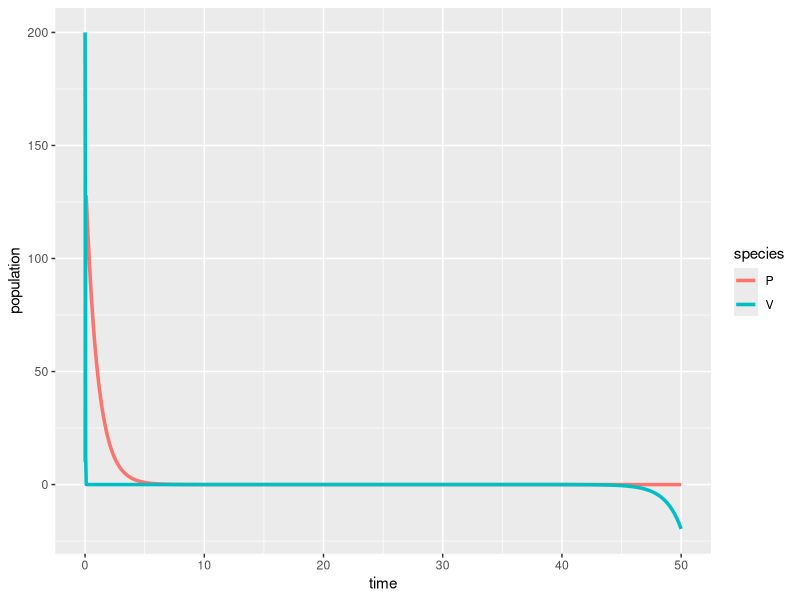

Recreate this plot in R.
## ---- chunk 1
#| message: false
#| warning: false
# load libraries ----
library(tidyverse)
library(deSolve)
library(kableExtra)
## ---- chunk 2
# Create a sequence of times (days) ----
time <- seq(from = 0, to = 50, by = 0.05)

# Set some parameter values (these can change - keep it in mind) ----
parameters <- c(r = .75, alpha = 0.8, beta = 0.5, q = 1)

# Set the initial condition (prey and predator populations at t = 0) ----
# Recall: V = prey, P = predator
init_cond <- c(V = 200, P = 10)

# Prepare the series of differential equations as a function ----
lv_equations <- function(time, init_cond, parameters) {
  with(as.list(c(init_cond, parameters)), {

    dVdt = r * V - alpha * V * P
    dPdt = beta * V * P - q * P

    return(list(c(dVdt, dPdt)))
  })
}

# Find the approximate the solution using `deSolve::ode()` ----
approx_lv <- ode(y = init_cond, times = time, func = lv_equations, parms = parameters)

# Check the class ----
class(approx_lv)

# We really want this to be a data frame, AND we want both prey (V) and predator (P) to be in the same column -- we'll learn why in EDS 221 (tidy data) ----
approx_lk_df <- data.frame(approx_lv) |> 
  pivot_longer(cols = c(V, P), names_to = "species", values_to = "population")

# Plot it ----
ggplot(data = approx_lk_df, aes(x = time, y = population)) +
  geom_line(aes(color = species), linewidth = 1.2)
